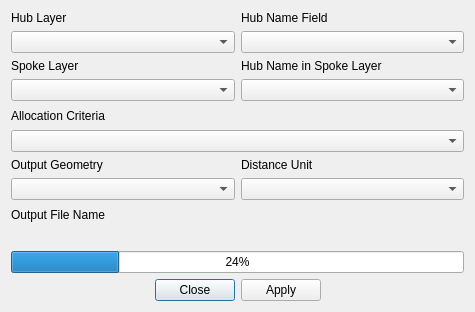
<?xml version="1.0" encoding="UTF-8"?>
<ui version="4.0">
 <class>mmqgis_hub_lines_form</class>
 <widget class="QDialog" name="mmqgis_hub_lines_form">
  <property name="windowModality">
   <enum>Qt::ApplicationModal</enum>
  </property>
  <property name="enabled">
   <bool>true</bool>
  </property>
  <property name="geometry">
   <rect>
    <x>0</x>
    <y>0</y>
    <width>475</width>
    <height>312</height>
   </rect>
  </property>
  <property name="mouseTracking">
   <bool>false</bool>
  </property>
  <property name="windowTitle">
   <string>Hub Lines</string>
  </property>
  <layout class="QVBoxLayout" name="verticalLayout">
   <item>
    <layout class="QGridLayout" name="gridLayout_2">
     <item row="2" column="0">
      <widget class="QLabel" name="label_4">
       <property name="text">
        <string>Spoke Layer</string>
       </property>
       <property name="alignment">
        <set>Qt::AlignBottom|Qt::AlignLeading|Qt::AlignLeft</set>
       </property>
      </widget>
     </item>
     <item row="0" column="1">
      <widget class="QLabel" name="label_5">
       <property name="text">
        <string>Hub Name Field</string>
       </property>
       <property name="alignment">
        <set>Qt::AlignBottom|Qt::AlignLeading|Qt::AlignLeft</set>
       </property>
      </widget>
     </item>
     <item row="1" column="0">
      <widget class="QComboBox" name="hub_layer_name"/>
     </item>
     <item row="0" column="0">
      <widget class="QLabel" name="label_3">
       <property name="text">
        <string>Hub Layer</string>
       </property>
       <property name="alignment">
        <set>Qt::AlignBottom|Qt::AlignLeading|Qt::AlignLeft</set>
       </property>
      </widget>
     </item>
     <item row="1" column="1">
      <widget class="QComboBox" name="hub_name_field"/>
     </item>
     <item row="3" column="0">
      <widget class="QComboBox" name="spoke_layer_name"/>
     </item>
     <item row="2" column="1">
      <widget class="QLabel" name="label">
       <property name="text">
        <string>Hub Name in Spoke Layer</string>
       </property>
      </widget>
     </item>
     <item row="3" column="1">
      <widget class="QComboBox" name="spoke_hub_name_field"/>
     </item>
    </layout>
   </item>
   <item>
    <widget class="QLabel" name="label_2">
     <property name="text">
      <string>Allocation Criteria</string>
     </property>
    </widget>
   </item>
   <item>
    <widget class="QComboBox" name="allocation_criteria"/>
   </item>
   <item>
    <layout class="QGridLayout" name="gridLayout">
     <item row="0" column="0">
      <widget class="QLabel" name="label_6">
       <property name="text">
        <string>Output Geometry</string>
       </property>
      </widget>
     </item>
     <item row="0" column="1">
      <widget class="QLabel" name="label_7">
       <property name="text">
        <string>Distance Unit</string>
       </property>
      </widget>
     </item>
     <item row="2" column="0">
      <widget class="QComboBox" name="output_geometry"/>
     </item>
     <item row="2" column="1">
      <widget class="QComboBox" name="distance_unit"/>
     </item>
    </layout>
   </item>
   <item>
    <widget class="QLabel" name="label_13">
     <property name="text">
      <string>Output File Name</string>
     </property>
     <property name="alignment">
      <set>Qt::AlignBottom|Qt::AlignLeading|Qt::AlignLeft</set>
     </property>
    </widget>
   </item>
   <item>
    <widget class="QgsFileWidget" name="output_file_name">
     <property name="filter">
      <string>Shapefile (*.shp);; GeoJSON (*.geojson);; KML (*.kml);; SQLite (*.sqlite);; GPKG (*.gpkg);; All Files (*.*)</string>
     </property>
    </widget>
   </item>
   <item>
    <widget class="QProgressBar" name="status">
     <property name="value">
      <number>24</number>
     </property>
    </widget>
   </item>
   <item>
    <widget class="QDialogButtonBox" name="buttonBox">
     <property name="orientation">
      <enum>Qt::Horizontal</enum>
     </property>
     <property name="standardButtons">
      <set>QDialogButtonBox::Apply|QDialogButtonBox::Close</set>
     </property>
     <property name="centerButtons">
      <bool>true</bool>
     </property>
    </widget>
   </item>
  </layout>
 </widget>
 <customwidgets>
  <customwidget>
   <class>QgsFileWidget</class>
   <extends>QWidget</extends>
   <header>qgsfilewidget.h</header>
  </customwidget>
 </customwidgets>
 <tabstops>
  <tabstop>spoke_layer_name</tabstop>
  <tabstop>hub_layer_name</tabstop>
  <tabstop>hub_name_field</tabstop>
  <tabstop>output_geometry</tabstop>
  <tabstop>buttonBox</tabstop>
 </tabstops>
 <resources/>
 <connections>
  <connection>
   <sender>buttonBox</sender>
   <signal>accepted()</signal>
   <receiver>mmqgis_hub_lines_form</receiver>
   <slot>accept()</slot>
   <hints>
    <hint type="sourcelabel">
     <x>248</x>
     <y>254</y>
    </hint>
    <hint type="destinationlabel">
     <x>157</x>
     <y>274</y>
    </hint>
   </hints>
  </connection>
  <connection>
   <sender>buttonBox</sender>
   <signal>rejected()</signal>
   <receiver>mmqgis_hub_lines_form</receiver>
   <slot>reject()</slot>
   <hints>
    <hint type="sourcelabel">
     <x>316</x>
     <y>260</y>
    </hint>
    <hint type="destinationlabel">
     <x>286</x>
     <y>274</y>
    </hint>
   </hints>
  </connection>
 </connections>
</ui>
